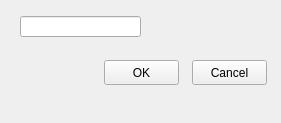
<?xml version="1.0" encoding="UTF-8"?>
<ui version="4.0">
 <class>Form2</class>
 <widget class="QWidget" name="Form2">
  <property name="geometry">
   <rect>
    <x>184</x>
    <y>160</y>
    <width>281</width>
    <height>123</height>
   </rect>
  </property>
  <property name="toolTip">
   <string></string>
  </property>
  <property name="windowTitle">
   <string>Add machine IP od hostname</string>
  </property>
  <widget class="QLineEdit" name="MaskEdit1">
   <property name="geometry">
    <rect>
     <x>20</x>
     <y>16</y>
     <width>121</width>
     <height>21</height>
    </rect>
   </property>
   <property name="text">
    <string></string>
   </property>
   <property name="enabled">
    <bool>true</bool>
   </property>
   <property name="toolTip">
    <string></string>
   </property>
  </widget>
  <widget class="QPushButton" name="Button1">
   <property name="geometry">
    <rect>
     <x>104</x>
     <y>60</y>
     <width>75</width>
     <height>25</height>
    </rect>
   </property>
   <property name="text">
    <string>OK</string>
   </property>
   <property name="enabled">
    <bool>true</bool>
   </property>
   <property name="flat">
    <bool>false</bool>
   </property>
   <property name="toolTip">
    <string></string>
   </property>
  </widget>
  <widget class="QPushButton" name="Button2">
   <property name="geometry">
    <rect>
     <x>192</x>
     <y>60</y>
     <width>75</width>
     <height>25</height>
    </rect>
   </property>
   <property name="text">
    <string>Cancel</string>
   </property>
   <property name="enabled">
    <bool>true</bool>
   </property>
   <property name="flat">
    <bool>false</bool>
   </property>
   <property name="toolTip">
    <string></string>
   </property>
  </widget>
 </widget>
</ui>
